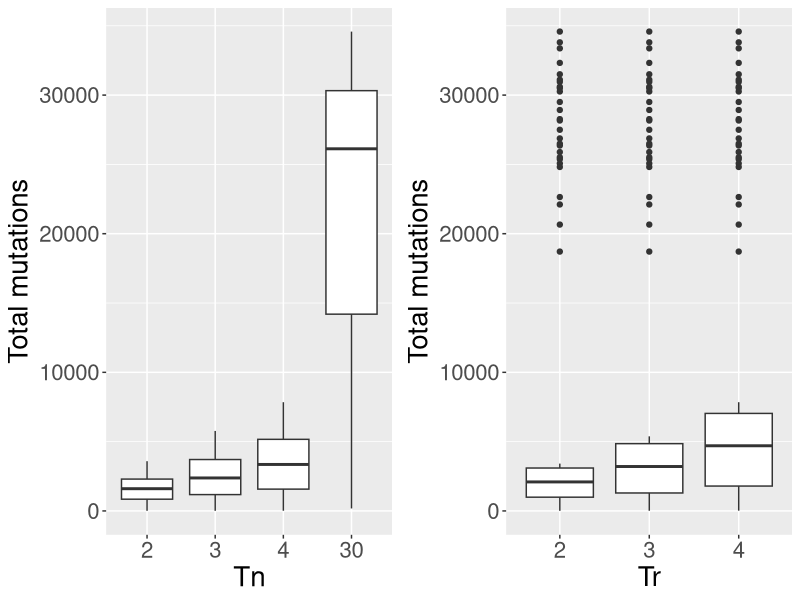
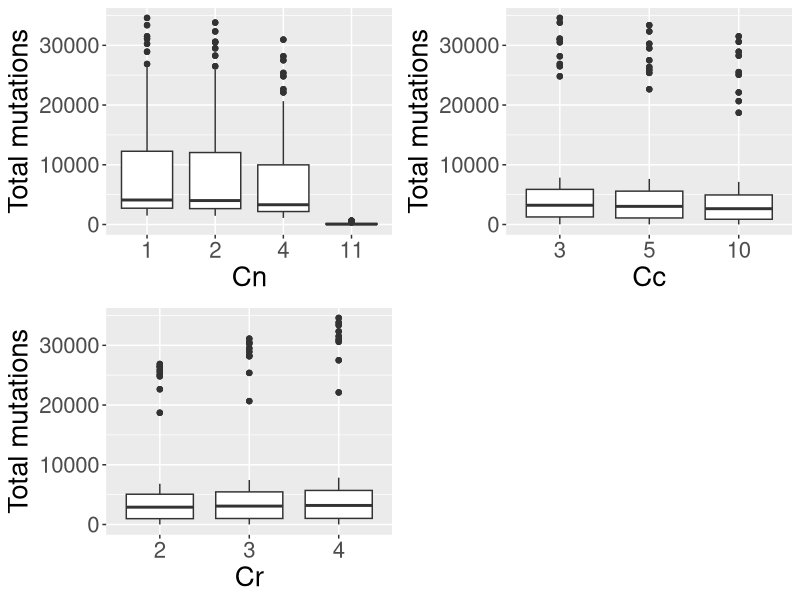
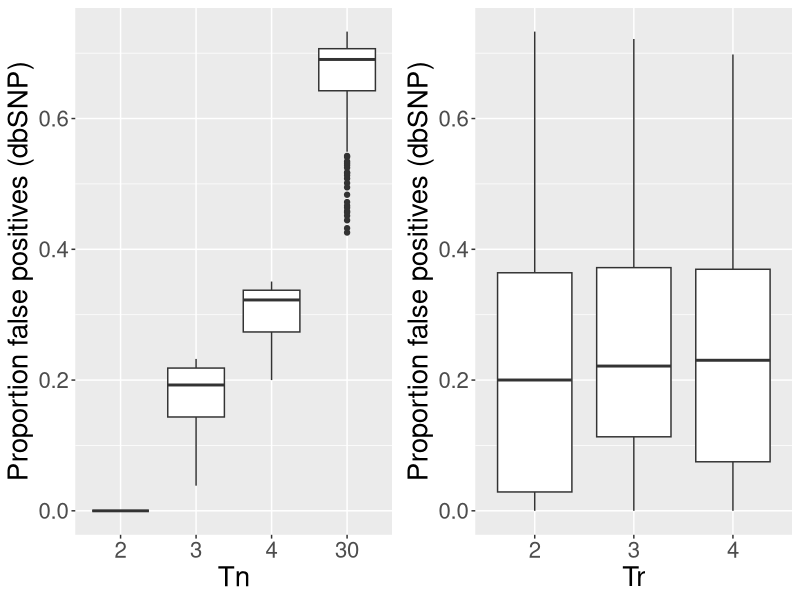
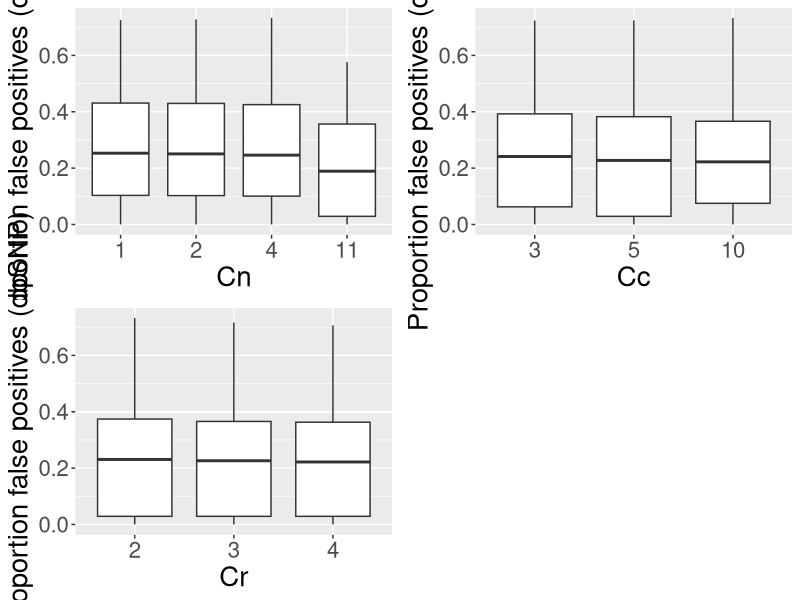

R code for these plots, in order:
library(ggplot2)
library(cowplot)

data <- read.csv("results.csv",header=T)
data$Tn <- factor(data$Tn, levels=sort(unique(data$Tn)))
data$Tr <- factor(data$Tr, levels=sort(unique(data$Tr)))
data$Cn <- factor(data$Cn, levels=sort(unique(data$Cn)))
data$Cc <- factor(data$Cc, levels=sort(unique(data$Cc)))
data$Cr <- factor(data$Cr, levels=sort(unique(data$Cr)))


pdf("Tumor-totalMutations.pdf",width=14,height=7)
print(cowplot::plot_grid(
  ggplot(data,aes(y=total_mutations, x=Tn)) + geom_boxplot() + ylab("Total mutations") + theme(text = element_text(size=20)),
  ggplot(data,aes(y=total_mutations, x=Tr)) + geom_boxplot() + ylab("Total mutations") + theme(text = element_text(size=20)),
  nrow=1
))
dev.off()

pdf("Normal-totalMutations.pdf",width=12,height=12)
print(cowplot::plot_grid(
  ggplot(data,aes(y=total_mutations, x=Cn)) + geom_boxplot() + ylab("Total mutations") + theme(text = element_text(size=20)),
  ggplot(data,aes(y=total_mutations, x=Cc)) + geom_boxplot() + ylab("Total mutations") + theme(text = element_text(size=20)),
  ggplot(data,aes(y=total_mutations, x=Cr)) + geom_boxplot() + ylab("Total mutations") + theme(text = element_text(size=20)),
  nrow=2
))
dev.off()


#
# pdf("Tumor-proportion_in_dbsnp.pdf",width=14,height=7)
# print(cowplot::plot_grid(
#   ggplot(data,aes(y=proportion_in_dbsnp, x=Tn)) + geom_boxplot() + ylab("Total mutations") + theme(text = element_text(size=20)),
#   ggplot(data,aes(y=proportion_in_dbsnp, x=Tr)) + geom_boxplot() + ylab("Total mutations") + theme(text = element_text(size=20)),
#   nrow=1
# ))
# dev.off()
#
# pdf("Normal-proportion_in_dbsnp.pdf")
# print(cowplot::plot_grid(
#   ggplot(data,aes(y=proportion_in_dbsnp, x=Cn)) + geom_boxplot() + ylab("Total mutations") + theme(text = element_text(size=20)),
#   ggplot(data,aes(y=proportion_in_dbsnp, x=Cc)) + geom_boxplot() + ylab("Total mutations") + theme(text = element_text(size=20)),
#   ggplot(data,aes(y=proportion_in_dbsnp, x=Cr)) + geom_boxplot() + ylab("Total mutations") + theme(text = element_text(size=20)),
#   nrow=2
# ))
# dev.off()


pdf("Tumor-proportion_in_dbsnp_2.pdf",width=14,height=7)
print(cowplot::plot_grid(
  ggplot(data,aes(y=proportion_in_dbsnp_2, x=Tn)) + geom_boxplot() + ylab("Proportion false positives (dbSNP)") + theme(text = element_text(size=20)),
  ggplot(data,aes(y=proportion_in_dbsnp_2, x=Tr)) + geom_boxplot() + ylab("Proportion false positives (dbSNP)") + theme(text = element_text(size=20)),
  nrow=1
))
dev.off()

pdf("Normal-proportion_in_dbsnp_2.pdf",width=12,height=12)
print(cowplot::plot_grid(
  ggplot(data,aes(y=proportion_in_dbsnp_2, x=Cn)) + geom_boxplot() + ylab("Proportion false positives (dbSNP)") + theme(text = element_text(size=20)),
  ggplot(data,aes(y=proportion_in_dbsnp_2, x=Cc)) + geom_boxplot() + ylab("Proportion false positives (dbSNP)") + theme(text = element_text(size=20)),
  ggplot(data,aes(y=proportion_in_dbsnp_2, x=Cr)) + geom_boxplot() + ylab("Proportion false positives (dbSNP)") + theme(text = element_text(size=20)),
  nrow=2
))
dev.off()
#
#
# pdf("Tn-proportion_high_quality_singleton.pdf")
# plot(proportion_high_quality_singleton~Tn,data=data)
# dev.off()
# pdf("Tr-proportion_high_quality_singleton.pdf")
# plot(proportion_high_quality_singleton~Tr,data=data)
# dev.off()
# pdf("Cn-proportion_high_quality_singleton.pdf")
# plot(proportion_high_quality_singleton~Cn,data=data)
# dev.off()
# pdf("Cc-proportion_high_quality_singleton.pdf")
# plot(proportion_high_quality_singleton~Cc,data=data)
# dev.off()
# pdf("Cr-proportion_high_quality_singleton.pdf")
# plot(proportion_high_quality_singleton~Cr,data=data)
# dev.off()
